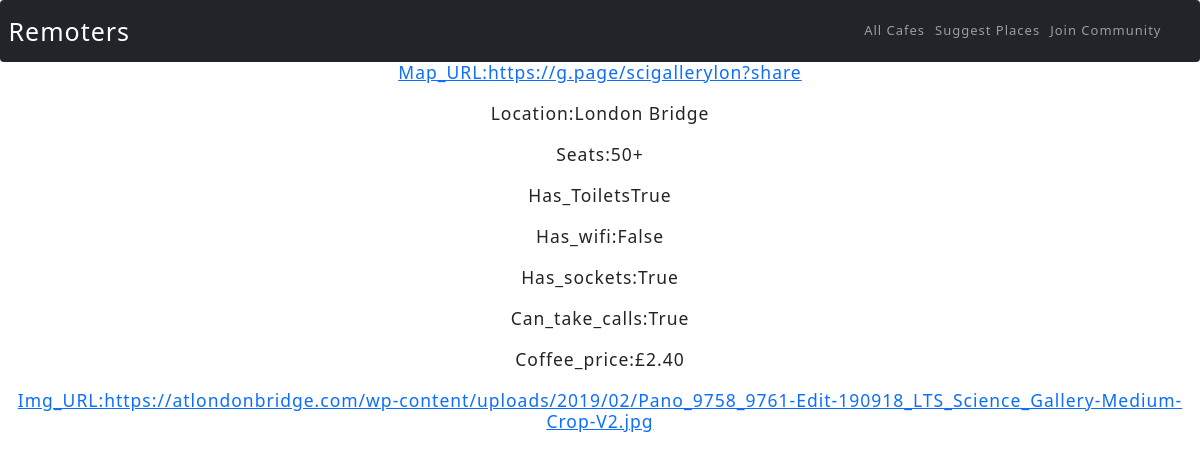
The app's page /cafe_amenities/1 with its own data.
### main.py (models this page shows)
class Cafe(db.Model):
      id=db.Column(db.Integer, primary_key=True)
      name = db.Column(db.String(250), unique=True, nullable=False)
      map_url = db.Column(db.String(500), nullable=False)
      img_url = db.Column(db.String(500), nullable=False)
      location = db.Column(db.String(250), nullable=False)
      seats = db.Column(db.String(250), nullable=False)
      has_toilet = db.Column(db.Boolean, nullable=False)
      has_wifi = db.Column(db.Boolean, nullable=False)
      has_sockets = db.Column(db.Boolean, nullable=False)
      can_take_calls = db.Column(db.Boolean, nullable=False)
      coffee_price = db.Column(db.String(250), nullable=True)

### main.py (the view)
@app.route("/cafe_amenities/<int:id>",methods=["GET","POST"])
def cafe_amenities(id):
      clicked_cafe=Cafe.query.get(id)
      return render_template("cafe_amenity.html", all_cafes=all_cafes,clicked_cafe=clicked_cafe)

### templates/cafe_amenity.html (shortened to what this page needs)
<!DOCTYPE html>
<html lang="en">
<head>
    {% include 'header.html' %}
</head>
<body>
<a href="#"><h3>Map_URL:{{clicked_cafe.map_url}}</h3><br></a>
<h3>Location:{{clicked_cafe.location}}</h3><br>
<h3>Seats:{{clicked_cafe.seats}}</h3><br>
<h3>Has_Toilets{{clicked_cafe.has_toilet}}</h3><br>
<h3>Has_wifi:{{clicked_cafe.has_wifi}}</h3><br>
<h3>Has_sockets:{{clicked_cafe.has_sockets}}</h3><br>
<h3>Can_take_calls:{{clicked_cafe.can_take_calls}}</h3><br>
<h3>Coffee_price:{{clicked_cafe.coffee_price}}</h3><br>
<a href="#"><h3>Img_URL:{{clicked_cafe.img_url}}</h3><br></a>
</body>
</html>

### static/styles.css (style rules this page uses)
body { text-align: center; letter-spacing: 1px; line-height:1.5; }

### records on screen
Cafe: map_url "https://g.page/scigallerylon?share", location "London Bridge", seats "50+", has_toilet "True", has_wifi "False", has_sockets "True", can_take_calls "True", coffee_price "£2.40", img_url "https://atlondonbridge.com/wp-content/uploads/2019/02/Pano_9758_9761-Edit-190918_LTS_Science_Gallery-Medium-Crop-V2.jpg"
